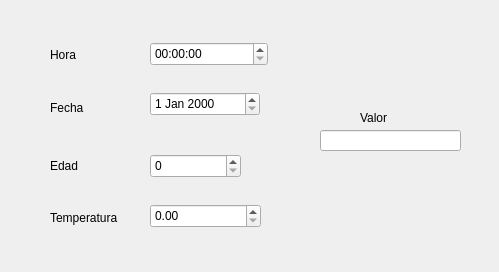
<?xml version="1.0" encoding="UTF-8"?>
<ui version="4.0">
 <class>Form</class>
 <widget class="QWidget" name="Form">
  <property name="geometry">
   <rect>
    <x>0</x>
    <y>0</y>
    <width>499</width>
    <height>272</height>
   </rect>
  </property>
  <property name="windowTitle">
   <string>Otros Widgets</string>
  </property>
  <widget class="QTimeEdit" name="timeEdit">
   <property name="geometry">
    <rect>
     <x>150</x>
     <y>42</y>
     <width>118</width>
     <height>24</height>
    </rect>
   </property>
  </widget>
  <widget class="QDateEdit" name="dateEdit">
   <property name="geometry">
    <rect>
     <x>150</x>
     <y>92</y>
     <width>110</width>
     <height>24</height>
    </rect>
   </property>
  </widget>
  <widget class="QSpinBox" name="spinBox">
   <property name="geometry">
    <rect>
     <x>150</x>
     <y>154</y>
     <width>91</width>
     <height>24</height>
    </rect>
   </property>
  </widget>
  <widget class="QDoubleSpinBox" name="doubleSpinBox">
   <property name="geometry">
    <rect>
     <x>150</x>
     <y>204</y>
     <width>111</width>
     <height>24</height>
    </rect>
   </property>
  </widget>
  <widget class="QLabel" name="label">
   <property name="geometry">
    <rect>
     <x>50</x>
     <y>47</y>
     <width>60</width>
     <height>16</height>
    </rect>
   </property>
   <property name="text">
    <string>Hora</string>
   </property>
  </widget>
  <widget class="QLabel" name="label_2">
   <property name="geometry">
    <rect>
     <x>50</x>
     <y>100</y>
     <width>60</width>
     <height>16</height>
    </rect>
   </property>
   <property name="text">
    <string>Fecha</string>
   </property>
  </widget>
  <widget class="QLabel" name="label_3">
   <property name="geometry">
    <rect>
     <x>50</x>
     <y>158</y>
     <width>60</width>
     <height>16</height>
    </rect>
   </property>
   <property name="text">
    <string>Edad</string>
   </property>
  </widget>
  <widget class="QLabel" name="label_4">
   <property name="geometry">
    <rect>
     <x>50</x>
     <y>210</y>
     <width>81</width>
     <height>16</height>
    </rect>
   </property>
   <property name="text">
    <string>Temperatura</string>
   </property>
  </widget>
  <widget class="QLabel" name="label_5">
   <property name="geometry">
    <rect>
     <x>360</x>
     <y>110</y>
     <width>60</width>
     <height>16</height>
    </rect>
   </property>
   <property name="text">
    <string>Valor</string>
   </property>
  </widget>
  <widget class="QLineEdit" name="lineEdit">
   <property name="geometry">
    <rect>
     <x>320</x>
     <y>130</y>
     <width>141</width>
     <height>21</height>
    </rect>
   </property>
  </widget>
 </widget>
 <resources/>
 <connections/>
</ui>
